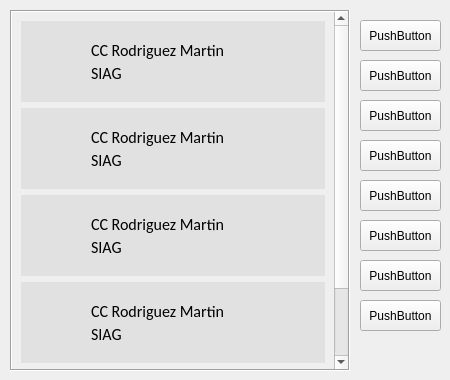
<?xml version="1.0" encoding="UTF-8"?>
<ui version="4.0">
 <class>MainWindow</class>
 <widget class="QMainWindow" name="MainWindow">
  <property name="geometry">
   <rect>
    <x>0</x>
    <y>0</y>
    <width>450</width>
    <height>380</height>
   </rect>
  </property>
  <property name="sizePolicy">
   <sizepolicy hsizetype="Preferred" vsizetype="Preferred">
    <horstretch>0</horstretch>
    <verstretch>0</verstretch>
   </sizepolicy>
  </property>
  <property name="minimumSize">
   <size>
    <width>0</width>
    <height>0</height>
   </size>
  </property>
  <property name="maximumSize">
   <size>
    <width>450</width>
    <height>380</height>
   </size>
  </property>
  <property name="windowTitle">
   <string>Telefonia IP</string>
  </property>
  <property name="windowIcon">
   <iconset>
    <normaloff>comun.png</normaloff>comun.png</iconset>
  </property>
  <property name="layoutDirection">
   <enum>Qt::LeftToRight</enum>
  </property>
  <widget class="QWidget" name="centralwidget">
   <widget class="QScrollArea" name="scrollArea_3">
    <property name="geometry">
     <rect>
      <x>10</x>
      <y>10</y>
      <width>340</width>
      <height>361</height>
     </rect>
    </property>
    <property name="maximumSize">
     <size>
      <width>340</width>
      <height>16777215</height>
     </size>
    </property>
    <property name="frameShape">
     <enum>QFrame::Box</enum>
    </property>
    <property name="verticalScrollBarPolicy">
     <enum>Qt::ScrollBarAlwaysOn</enum>
    </property>
    <property name="sizeAdjustPolicy">
     <enum>QAbstractScrollArea::AdjustIgnored</enum>
    </property>
    <property name="widgetResizable">
     <bool>true</bool>
    </property>
    <widget class="QWidget" name="scrollAreaWidgetContents_3">
     <property name="geometry">
      <rect>
       <x>0</x>
       <y>0</y>
       <width>319</width>
       <height>449</height>
      </rect>
     </property>
     <layout class="QVBoxLayout" name="verticalLayout_4">
      <item>
       <layout class="QVBoxLayout" name="verticalLayout">
        <item>
         <widget class="QWidget" name="widget_1" native="true">
          <property name="enabled">
           <bool>true</bool>
          </property>
          <property name="minimumSize">
           <size>
            <width>0</width>
            <height>81</height>
           </size>
          </property>
          <property name="maximumSize">
           <size>
            <width>16777215</width>
            <height>81</height>
           </size>
          </property>
          <property name="styleSheet">
           <string notr="true">background-color: rgb(225, 225, 225);</string>
          </property>
          <widget class="QLabel" name="label_10">
           <property name="geometry">
            <rect>
             <x>70</x>
             <y>19</y>
             <width>141</width>
             <height>21</height>
            </rect>
           </property>
           <property name="font">
            <font>
             <family>Calibri</family>
             <pointsize>12</pointsize>
             <weight>50</weight>
             <bold>false</bold>
            </font>
           </property>
           <property name="text">
            <string>CC Rodriguez Martin</string>
           </property>
          </widget>
          <widget class="QLabel" name="label_11">
           <property name="geometry">
            <rect>
             <x>70</x>
             <y>42</y>
             <width>51</width>
             <height>21</height>
            </rect>
           </property>
           <property name="font">
            <font>
             <family>Calibri</family>
             <pointsize>12</pointsize>
            </font>
           </property>
           <property name="text">
            <string>SIAG</string>
           </property>
          </widget>
          <widget class="QLabel" name="label_12">
           <property name="geometry">
            <rect>
             <x>10</x>
             <y>16</y>
             <width>51</width>
             <height>51</height>
            </rect>
           </property>
           <property name="text">
            <string/>
           </property>
           <property name="pixmap">
            <pixmap>usuario_persona.png</pixmap>
           </property>
           <property name="scaledContents">
            <bool>true</bool>
           </property>
          </widget>
          <widget class="QPushButton" name="pushButton">
           <property name="geometry">
            <rect>
             <x>230</x>
             <y>20</y>
             <width>35</width>
             <height>35</height>
            </rect>
           </property>
           <property name="cursor">
            <cursorShape>PointingHandCursor</cursorShape>
           </property>
           <property name="toolTip">
            <string/>
           </property>
           <property name="autoFillBackground">
            <bool>false</bool>
           </property>
           <property name="styleSheet">
            <string notr="true">border-style: outset;</string>
           </property>
           <property name="text">
            <string/>
           </property>
           <property name="icon">
            <iconset>
             <normaloff>comun.png</normaloff>comun.png</iconset>
           </property>
           <property name="iconSize">
            <size>
             <width>35</width>
             <height>35</height>
            </size>
           </property>
           <property name="checkable">
            <bool>false</bool>
           </property>
           <property name="autoDefault">
            <bool>false</bool>
           </property>
           <property name="default">
            <bool>false</bool>
           </property>
           <property name="flat">
            <bool>false</bool>
           </property>
          </widget>
          <widget class="QPushButton" name="pushButton_6">
           <property name="geometry">
            <rect>
             <x>272</x>
             <y>55</y>
             <width>20</width>
             <height>20</height>
            </rect>
           </property>
           <property name="cursor">
            <cursorShape>PointingHandCursor</cursorShape>
           </property>
           <property name="toolTip">
            <string/>
           </property>
           <property name="autoFillBackground">
            <bool>false</bool>
           </property>
           <property name="styleSheet">
            <string notr="true">border-style: outset;</string>
           </property>
           <property name="text">
            <string/>
           </property>
           <property name="icon">
            <iconset>
             <normaloff>saliente rojo.png</normaloff>saliente rojo.png</iconset>
           </property>
           <property name="iconSize">
            <size>
             <width>20</width>
             <height>20</height>
            </size>
           </property>
           <property name="checkable">
            <bool>false</bool>
           </property>
           <property name="autoDefault">
            <bool>false</bool>
           </property>
           <property name="default">
            <bool>false</bool>
           </property>
           <property name="flat">
            <bool>false</bool>
           </property>
          </widget>
         </widget>
        </item>
        <item>
         <widget class="QWidget" name="widget_2" native="true">
          <property name="enabled">
           <bool>true</bool>
          </property>
          <property name="minimumSize">
           <size>
            <width>0</width>
            <height>81</height>
           </size>
          </property>
          <property name="maximumSize">
           <size>
            <width>16777215</width>
            <height>81</height>
           </size>
          </property>
          <property name="styleSheet">
           <string notr="true">background-color: rgb(225, 225, 225);</string>
          </property>
          <widget class="QLabel" name="label_14">
           <property name="geometry">
            <rect>
             <x>70</x>
             <y>19</y>
             <width>141</width>
             <height>21</height>
            </rect>
           </property>
           <property name="font">
            <font>
             <family>Calibri</family>
             <pointsize>12</pointsize>
             <weight>50</weight>
             <bold>false</bold>
            </font>
           </property>
           <property name="text">
            <string>CC Rodriguez Martin</string>
           </property>
          </widget>
          <widget class="QLabel" name="label_15">
           <property name="geometry">
            <rect>
             <x>70</x>
             <y>42</y>
             <width>51</width>
             <height>21</height>
            </rect>
           </property>
           <property name="font">
            <font>
             <family>Calibri</family>
             <pointsize>12</pointsize>
            </font>
           </property>
           <property name="text">
            <string>SIAG</string>
           </property>
          </widget>
          <widget class="QLabel" name="label_16">
           <property name="geometry">
            <rect>
             <x>10</x>
             <y>16</y>
             <width>51</width>
             <height>51</height>
            </rect>
           </property>
           <property name="text">
            <string/>
           </property>
           <property name="pixmap">
            <pixmap>usuario_pc.png</pixmap>
           </property>
           <property name="scaledContents">
            <bool>true</bool>
           </property>
          </widget>
          <widget class="QPushButton" name="pushButton_2">
           <property name="geometry">
            <rect>
             <x>230</x>
             <y>20</y>
             <width>35</width>
             <height>35</height>
            </rect>
           </property>
           <property name="cursor">
            <cursorShape>PointingHandCursor</cursorShape>
           </property>
           <property name="toolTip">
            <string/>
           </property>
           <property name="autoFillBackground">
            <bool>false</bool>
           </property>
           <property name="styleSheet">
            <string notr="true">border-style: outset;</string>
           </property>
           <property name="text">
            <string/>
           </property>
           <property name="icon">
            <iconset>
             <normaloff>comun.png</normaloff>comun.png</iconset>
           </property>
           <property name="iconSize">
            <size>
             <width>35</width>
             <height>35</height>
            </size>
           </property>
           <property name="checkable">
            <bool>false</bool>
           </property>
           <property name="autoDefault">
            <bool>false</bool>
           </property>
           <property name="default">
            <bool>false</bool>
           </property>
           <property name="flat">
            <bool>false</bool>
           </property>
          </widget>
         </widget>
        </item>
        <item>
         <widget class="QWidget" name="widget_3" native="true">
          <property name="enabled">
           <bool>true</bool>
          </property>
          <property name="minimumSize">
           <size>
            <width>0</width>
            <height>81</height>
           </size>
          </property>
          <property name="maximumSize">
           <size>
            <width>16777215</width>
            <height>81</height>
           </size>
          </property>
          <property name="styleSheet">
           <string notr="true">background-color: rgb(225, 225, 225);</string>
          </property>
          <widget class="QLabel" name="label_22">
           <property name="geometry">
            <rect>
             <x>70</x>
             <y>19</y>
             <width>141</width>
             <height>21</height>
            </rect>
           </property>
           <property name="font">
            <font>
             <family>Calibri</family>
             <pointsize>12</pointsize>
             <weight>50</weight>
             <bold>false</bold>
            </font>
           </property>
           <property name="text">
            <string>CC Rodriguez Martin</string>
           </property>
          </widget>
          <widget class="QLabel" name="label_23">
           <property name="geometry">
            <rect>
             <x>70</x>
             <y>42</y>
             <width>51</width>
             <height>21</height>
            </rect>
           </property>
           <property name="font">
            <font>
             <family>Calibri</family>
             <pointsize>12</pointsize>
            </font>
           </property>
           <property name="text">
            <string>SIAG</string>
           </property>
          </widget>
          <widget class="QLabel" name="label_24">
           <property name="geometry">
            <rect>
             <x>10</x>
             <y>16</y>
             <width>51</width>
             <height>51</height>
            </rect>
           </property>
           <property name="text">
            <string/>
           </property>
           <property name="pixmap">
            <pixmap>usuario_persona.png</pixmap>
           </property>
           <property name="scaledContents">
            <bool>true</bool>
           </property>
          </widget>
          <widget class="QPushButton" name="pushButton_3">
           <property name="geometry">
            <rect>
             <x>230</x>
             <y>20</y>
             <width>35</width>
             <height>35</height>
            </rect>
           </property>
           <property name="cursor">
            <cursorShape>PointingHandCursor</cursorShape>
           </property>
           <property name="toolTip">
            <string/>
           </property>
           <property name="autoFillBackground">
            <bool>false</bool>
           </property>
           <property name="styleSheet">
            <string notr="true">border-style: outset;</string>
           </property>
           <property name="text">
            <string/>
           </property>
           <property name="icon">
            <iconset>
             <normaloff>comun.png</normaloff>comun.png</iconset>
           </property>
           <property name="iconSize">
            <size>
             <width>35</width>
             <height>35</height>
            </size>
           </property>
           <property name="checkable">
            <bool>false</bool>
           </property>
           <property name="autoDefault">
            <bool>false</bool>
           </property>
           <property name="default">
            <bool>false</bool>
           </property>
           <property name="flat">
            <bool>false</bool>
           </property>
          </widget>
         </widget>
        </item>
        <item>
         <widget class="QWidget" name="widget_4" native="true">
          <property name="enabled">
           <bool>true</bool>
          </property>
          <property name="minimumSize">
           <size>
            <width>0</width>
            <height>81</height>
           </size>
          </property>
          <property name="maximumSize">
           <size>
            <width>16777215</width>
            <height>81</height>
           </size>
          </property>
          <property name="styleSheet">
           <string notr="true">background-color: rgb(225, 225, 225);</string>
          </property>
          <widget class="QLabel" name="label_26">
           <property name="geometry">
            <rect>
             <x>70</x>
             <y>19</y>
             <width>141</width>
             <height>21</height>
            </rect>
           </property>
           <property name="font">
            <font>
             <family>Calibri</family>
             <pointsize>12</pointsize>
             <weight>50</weight>
             <bold>false</bold>
            </font>
           </property>
           <property name="text">
            <string>CC Rodriguez Martin</string>
           </property>
          </widget>
          <widget class="QLabel" name="label_27">
           <property name="geometry">
            <rect>
             <x>70</x>
             <y>42</y>
             <width>51</width>
             <height>21</height>
            </rect>
           </property>
           <property name="font">
            <font>
             <family>Calibri</family>
             <pointsize>12</pointsize>
            </font>
           </property>
           <property name="text">
            <string>SIAG</string>
           </property>
          </widget>
          <widget class="QLabel" name="label_28">
           <property name="geometry">
            <rect>
             <x>10</x>
             <y>16</y>
             <width>51</width>
             <height>51</height>
            </rect>
           </property>
           <property name="text">
            <string/>
           </property>
           <property name="pixmap">
            <pixmap>usuario_persona.png</pixmap>
           </property>
           <property name="scaledContents">
            <bool>true</bool>
           </property>
          </widget>
          <widget class="QPushButton" name="pushButton_4">
           <property name="geometry">
            <rect>
             <x>230</x>
             <y>20</y>
             <width>35</width>
             <height>35</height>
            </rect>
           </property>
           <property name="cursor">
            <cursorShape>PointingHandCursor</cursorShape>
           </property>
           <property name="toolTip">
            <string/>
           </property>
           <property name="autoFillBackground">
            <bool>false</bool>
           </property>
           <property name="styleSheet">
            <string notr="true">border-style: outset;</string>
           </property>
           <property name="text">
            <string/>
           </property>
           <property name="icon">
            <iconset>
             <normaloff>comun.png</normaloff>comun.png</iconset>
           </property>
           <property name="iconSize">
            <size>
             <width>35</width>
             <height>35</height>
            </size>
           </property>
           <property name="checkable">
            <bool>false</bool>
           </property>
           <property name="autoDefault">
            <bool>false</bool>
           </property>
           <property name="default">
            <bool>false</bool>
           </property>
           <property name="flat">
            <bool>false</bool>
           </property>
          </widget>
         </widget>
        </item>
        <item>
         <widget class="QWidget" name="widget_5" native="true">
          <property name="enabled">
           <bool>true</bool>
          </property>
          <property name="minimumSize">
           <size>
            <width>0</width>
            <height>81</height>
           </size>
          </property>
          <property name="maximumSize">
           <size>
            <width>16777215</width>
            <height>81</height>
           </size>
          </property>
          <property name="styleSheet">
           <string notr="true">background-color: rgb(225, 225, 225);</string>
          </property>
          <widget class="QLabel" name="label_30">
           <property name="geometry">
            <rect>
             <x>70</x>
             <y>19</y>
             <width>141</width>
             <height>21</height>
            </rect>
           </property>
           <property name="font">
            <font>
             <family>Calibri</family>
             <pointsize>12</pointsize>
             <weight>50</weight>
             <bold>false</bold>
            </font>
           </property>
           <property name="text">
            <string>CC Rodriguez Martin</string>
           </property>
          </widget>
          <widget class="QLabel" name="label_31">
           <property name="geometry">
            <rect>
             <x>70</x>
             <y>42</y>
             <width>51</width>
             <height>21</height>
            </rect>
           </property>
           <property name="font">
            <font>
             <family>Calibri</family>
             <pointsize>12</pointsize>
            </font>
           </property>
           <property name="text">
            <string>SIAG</string>
           </property>
          </widget>
          <widget class="QLabel" name="label_32">
           <property name="geometry">
            <rect>
             <x>10</x>
             <y>16</y>
             <width>51</width>
             <height>51</height>
            </rect>
           </property>
           <property name="text">
            <string/>
           </property>
           <property name="pixmap">
            <pixmap>usuario_persona.png</pixmap>
           </property>
           <property name="scaledContents">
            <bool>true</bool>
           </property>
          </widget>
          <widget class="QPushButton" name="pushButton_5">
           <property name="geometry">
            <rect>
             <x>230</x>
             <y>20</y>
             <width>35</width>
             <height>35</height>
            </rect>
           </property>
           <property name="cursor">
            <cursorShape>PointingHandCursor</cursorShape>
           </property>
           <property name="toolTip">
            <string/>
           </property>
           <property name="autoFillBackground">
            <bool>false</bool>
           </property>
           <property name="styleSheet">
            <string notr="true">border-style: outset;</string>
           </property>
           <property name="text">
            <string/>
           </property>
           <property name="icon">
            <iconset>
             <normaloff>comun.png</normaloff>comun.png</iconset>
           </property>
           <property name="iconSize">
            <size>
             <width>35</width>
             <height>35</height>
            </size>
           </property>
           <property name="checkable">
            <bool>false</bool>
           </property>
           <property name="autoDefault">
            <bool>false</bool>
           </property>
           <property name="default">
            <bool>false</bool>
           </property>
           <property name="flat">
            <bool>false</bool>
           </property>
          </widget>
         </widget>
        </item>
       </layout>
      </item>
     </layout>
    </widget>
   </widget>
   <widget class="QPushButton" name="pushButton_15">
    <property name="geometry">
     <rect>
      <x>360</x>
      <y>220</y>
      <width>81</width>
      <height>31</height>
     </rect>
    </property>
    <property name="text">
     <string>PushButton</string>
    </property>
   </widget>
   <widget class="QPushButton" name="pushButton_16">
    <property name="geometry">
     <rect>
      <x>360</x>
      <y>260</y>
      <width>81</width>
      <height>31</height>
     </rect>
    </property>
    <property name="text">
     <string>PushButton</string>
    </property>
   </widget>
   <widget class="QPushButton" name="pushButton_17">
    <property name="geometry">
     <rect>
      <x>360</x>
      <y>300</y>
      <width>81</width>
      <height>31</height>
     </rect>
    </property>
    <property name="text">
     <string>PushButton</string>
    </property>
   </widget>
   <widget class="QPushButton" name="pushButton_10">
    <property name="geometry">
     <rect>
      <x>360</x>
      <y>20</y>
      <width>81</width>
      <height>31</height>
     </rect>
    </property>
    <property name="text">
     <string>PushButton</string>
    </property>
   </widget>
   <widget class="QPushButton" name="pushButton_11">
    <property name="geometry">
     <rect>
      <x>360</x>
      <y>60</y>
      <width>81</width>
      <height>31</height>
     </rect>
    </property>
    <property name="text">
     <string>PushButton</string>
    </property>
   </widget>
   <widget class="QPushButton" name="pushButton_12">
    <property name="geometry">
     <rect>
      <x>360</x>
      <y>100</y>
      <width>81</width>
      <height>31</height>
     </rect>
    </property>
    <property name="text">
     <string>PushButton</string>
    </property>
   </widget>
   <widget class="QPushButton" name="pushButton_13">
    <property name="geometry">
     <rect>
      <x>360</x>
      <y>140</y>
      <width>81</width>
      <height>31</height>
     </rect>
    </property>
    <property name="text">
     <string>PushButton</string>
    </property>
   </widget>
   <widget class="QPushButton" name="pushButton_14">
    <property name="geometry">
     <rect>
      <x>360</x>
      <y>180</y>
      <width>81</width>
      <height>31</height>
     </rect>
    </property>
    <property name="text">
     <string>PushButton</string>
    </property>
   </widget>
  </widget>
 </widget>
 <resources>
  <include location="icons.qrc"/>
 </resources>
 <connections/>
</ui>
